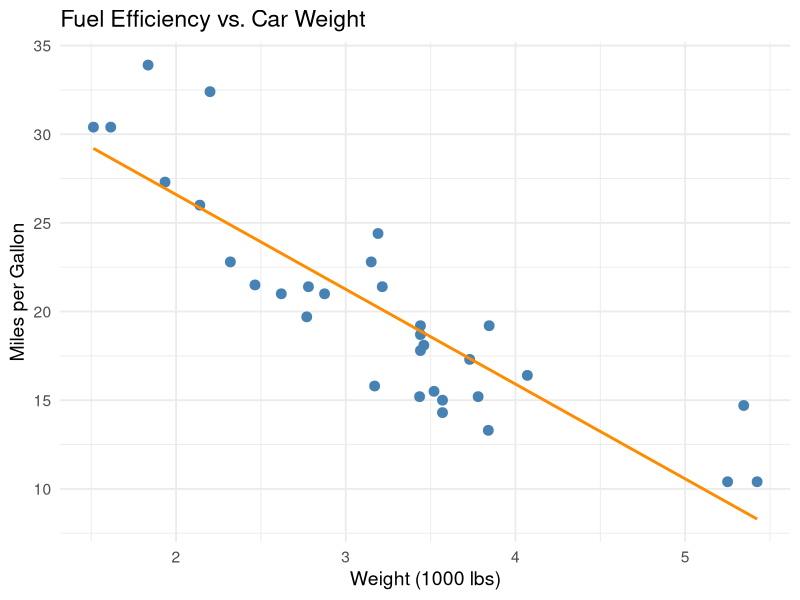

This chart was generated by the following R code:
## ---- chunk 1
library(tidyverse)
## ---- chunk 2
#| message: false

ggplot(mtcars, aes(wt, mpg)) +
  geom_point(size = 3, color = "steelblue") +
  geom_smooth(method = "lm", se = FALSE, color = "darkorange") +
  labs(
    title = "Fuel Efficiency vs. Car Weight",
    x = "Weight (1000 lbs)",
    y = "Miles per Gallon"
  ) +
  theme_minimal(base_size = 14)
